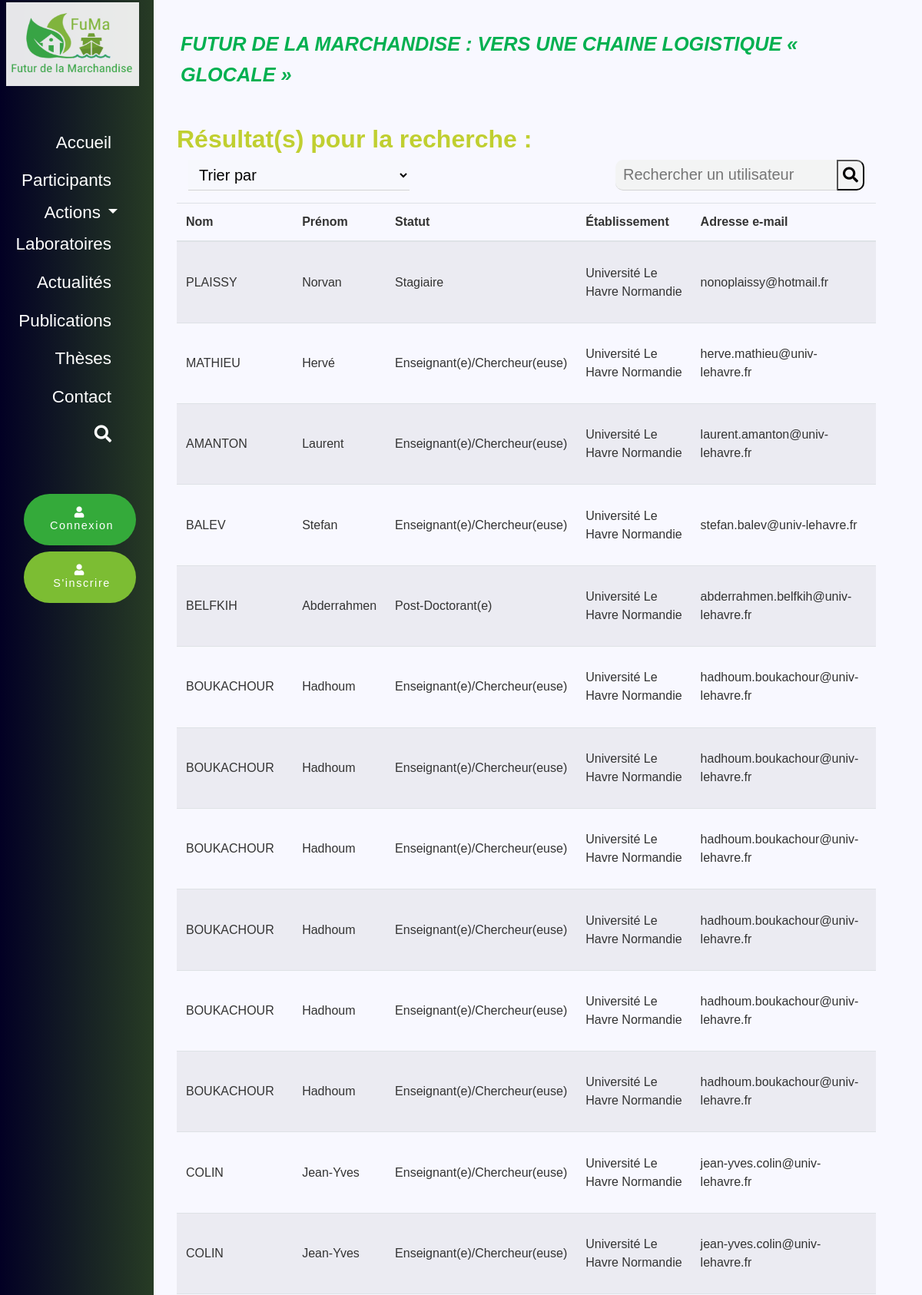
The app's page /fuma/search.php (upper part) with its own data.
### tables this page shows
CREATE TABLE `utilisateur_detail` (
  `id_utilisateur_detail` int(11) NOT NULL,
  `id_utilisateur` int(11) NOT NULL
);

CREATE TABLE `utilisateur` (
  `id_utilisateur` int(11) NOT NULL,
  `nom_utilisateur` varchar(255) NOT NULL,
  `prenom_utilisateur` varchar(255) NOT NULL,
  `statut_utilisateur` enum('Enseignant(e)/Chercheur(euse)','Doctorant(e)','Post-Doctorant(e)','Ingénieur(e) d''étude','Ingénieur(e) de recherche','Stagiaire','Invité(e)','Gestionnaire') DEFAULT NULL,
  `etablissement_utilisateur` varchar(255) NOT NULL,
  `mission_utilisateur` varchar(1024) DEFAULT NULL,
  `photo_utilisateur` varchar(500) DEFAULT NULL,
  `site_utilisateur` varchar(500) DEFAULT NULL,
  `mail_utilisateur` varchar(255) NOT NULL,
  `mdp_utilisateur` varchar(255) NOT NULL,
  `token_utilisateur` varchar(255) DEFAULT NULL,
  `expiration_token_utilisateur` varchar(128) DEFAULT NULL,
  `super_admin` int(11) NOT NULL DEFAULT '0',
  `portrait_utilisateur` text
);

### fuma/functions/config.php (called while the page is built, shortened)
<?php
$nameprojetgeneral = "fuma";
?>

### fuma/search.php (the view, shortened to what this page needs)
<?php
include_once "includes/header.php";
$search = $_GET['query'];
$search = htmlspecialchars($search);
$search = suppr_accents($search);
$search = ucfirst($search);
$req = $bdd->prepare("
SELECT DISTINCT tab1.id_utilisateur, tab1.nom_utilisateur, tab1.prenom_utilisateur, tab1.statut_utilisateur, tab1.etablissement_utilisateur, tab1.mail_utilisateur, tab1.mail_utilisateur, tab2.id_utilisateur_detail
             FROM commune.utilisateur AS tab1
             JOIN ".$nameprojetgeneral.".utilisateur_detail AS tab2
             ON tab1.id_utilisateur = tab2.id_utilisateur
             JOIN commune.participer AS tab3
             ON tab1.id_utilisateur = tab3.id_utilisateur
             JOIN commune.projet AS tab4
             ON tab3.id_projet = tab4.id_projet
             WHERE tab4.nom_projet = :projetgeneral AND tab1.nom_utilisateur LIKE :search OR tab1.prenom_utilisateur LIKE :search
");
$req->bindValue(':search', '%' . $search . '%', PDO::PARAM_STR);
$req->bindValue(':projetgeneral', $nameprojetgeneral, PDO::PARAM_STR);
$req->execute();
?>
    <main class="col-lg-10 pageAdminUser">
        <?php include_once 'includes/title.php' ?>
        <section class="content-container col-lg-12 row">
            <div class="col-lg-12">
                <h2><?php echo $q[$_SESSION['lang']]['search']['a'].$search ?></h2>
            </div>
            <div class="col-lg-12">
                    <?php
                    if ($req->rowCount() > 0) {
                        echo "
                        <div class=\"col-lg-12 options-container\">
                            <div class=\"filter\">
                                <select required=\"\" class=\"filter-select\" name=\"inputLabo\" onchange=\"usgsChanged(this);\">
                                    <option value=\"\" class=\"statut\" selected=\"\" disabled=\"\">".$q[$_SESSION['lang']]['search']['b']."</option>
                                    <option valueid=\"Users\" valuecol=\"0\" valuedesc=\"?asc\" value=\"1\">".$q[$_SESSION['lang']]['search']['c']."</option>
                                    <option valueid=\"Users\" valuecol=\"0\" valuedesc=\"?desc\" value=\"2\">".$q[$_SESSION['lang']]['search']['d']."</option>
                                    <option valueid=\"Users\" valuecol=\"1\" valuedesc=\"asc\" value=\"3\">".$q[$_SESSION['lang']]['search']['e']."</option>
                                    <option valueid=\"Users\" valuecol=\"1\" valuedesc=\"desc\" value=\"4\">".$q[$_SESSION['lang']]['search']['f']."</option>
                                    <option valueid=\"Users\" valuecol=\"2\" valuedesc=\"asc\" value=\"5\">".$q[$_SESSION['lang']]['search']['g']."</option>
                                    <option valueid=\"Users\" valuecol=\"2\" valuedesc=\"desc\" value=\"6\">".$q[$_SESSION['lang']]['search']['h']."</option>
                                    <option valueid=\"Users\" valuecol=\"3\" valuedesc=\"asc\" value=\"7\">".$q[$_SESSION['lang']]['search']['i']."</option>
                                    <option valueid=\"Users\" valuecol=\"3\" valuedesc=\"desc\" value=\"8\">".$q[$_SESSION['lang']]['search']['j']."</option>
                                    <option valueid=\"Users\" valuecol=\"4\" valuedesc=\"asc\" value=\"9\">".$q[$_SESSION['lang']]['search']['k']."</option>
                                    <option valueid=\"Users\" valuecol=\"4\" valuedesc=\"desc\" value=\"10\">".$q[$_SESSION['lang']]['search']['l']." </option>
                                    <option valueid=\"Users\" valuecol=\"5\" valuedesc=\"asc\" value=\"9\">".$q[$_SESSION['lang']]['search']['m']."</option>
                                    <option valueid=\"Users\" valuecol=\"5\" valuedesc=\"desc\" value=\"10\">".$q[$_SESSION['lang']]['search']['n']."</option>
                                    <option valueid=\"Users\" valuecol=\"6\" valuedesc=\"?desc\" value=\"9\">".$q[$_SESSION['lang']]['search']['o']."</option>
                                    <option valueid=\"Users\" valuecol=\"6\" valuedesc=\"?asc\" value=\"10\">".$q[$_SESSION['lang']]['search']['p']."</option>
                                    <option valueid=\"Users\" valuecol=\"7\" valuedesc=\"?desc\" value=\"9\">".$q[$_SESSION['lang']]['search']['q']."</option>
                                    <option valueid=\"Users\" valuecol=\"7\" valuedesc=\"?asc\" value=\"10\">".$q[$_SESSION['lang']]['search']['r']."</option>
                                </select>
                            </div>
                            <div class=\"search\">
                                <form method=\"GET\" class=\"main-form-search\">
                                    <div class=\"input-container\">
                                        <input type=\"text\" class=\"site-search\" name=\"query\" placeholder=\"".$q[$_SESSION['lang']]['search']['s']."\">
                                        <button class=\"button-search-container\">
                                            <i class=\"fas fa-search\"></i>
                                        </button>
                                    </div>
                                </form>
                            </div>
                        </div>
                <table id=\"Users\" class=\"w-100 table table-responsive table-striped\">
                    <thead>
                    <tr>
                        <th scope=\"col\">".$q[$_SESSION['lang']]['search']['t']."</th>
                        <th scope=\"col\">".$q[$_SESSION['lang']]['search']['u']."</th>
                        <th scope=\"col\">".$q[$_SESSION['lang']]['search']['v']."</th>
                        <th scope=\"col\">".$q[$_SESSION['lang']]['search']['w']."</th>
                        <th scope=\"col\">".$q[$_SESSION['lang']]['search']['x']."</th>
                        <th scope='col'>".$q[$_SESSION['lang']]['search']['y']."</th>
                    </tr>
                    </thead>
                    <tbody>";
                        while ($donnees = $req->fetch()){
                            echo "
                            <tr>
                                <td>".$donnees['nom_utilisateur']."</td>
                                <td>".$donnees['prenom_utilisateur']."</td>
                                <td>".$donnees['statut_utilisateur']."</td>
                                <td>".$donnees['etablissement_utilisateur']."</td>
                                <td>".$donnees['mail_utilisateur']."</td>
                                <td><a href=\"profil.php?mail=".$donnees['mail_utilisateur']."\" class=\"LinkOut btn btn-primary\">".$q[$_SESSION['lang']]['search']['z']." <i class=\"fas fa-user-alt\"></i></a></td>
                            </tr>
                      ";
                        }
                echo "</tbody>
                </table>";
                    }
                    ?>
            </div>
        </section>
    </main>
<?php
include_once "includes/footer.php";
?>

### fuma/css/personal/style.css (style rules this page uses)
body { font-family: sans-serif!important; color: rgb(51, 51, 51); background-color: rgb(247, 247, 247) !important; }
h2 { font-family: sans-serif; font-weight: bold; color: rgb(192, 207, 48); }
main { width: 100%; }
.container-fluid { background-image: linear-gradient(to right, rgba(2,0,36,1) 0%, rgba(91,143,37,1) 40%, rgba(0,212,255,1) 100%); }
main { background-color: #f8f8ff; padding-bottom: 3rem; }
.content-container { padding: 10 0px; }
:root { --input-padding-x: 1.5rem; --input-padding-y: .75rem; }
.options-container { margin-bottom: 1rem; display: flex; align-items: center; justify-content: space-between; flex-wrap: wrap; }
.table td, .table th { vertical-align: inherit; }
.main-form-search .fa-search { font-size: 20px; }
.main-form-search .input-container { display: flex; }
.main-form-search .site-search { background-color: rgba(243, 244, 244, 1); border-top-left-radius: 10px; border-bottom-left-radius: 10px; }
.main-form-search .button-search-container { background-color: rgba(243, 244, 244, 1); cursor: pointer; border-top-right-radius: 10px; border-bottom-right-radius: 10px; }
input, select { display: block; padding-left: 10px; height: 40px; font-weight: 200; font-size: 20px; width: 100%; border-bottom: 1px solid lightgray; border-top: none; border-left: none; border-right: none; resize: none; background-color: rgba(243, 244, 244, 0.23); }
[class*=pageAdmin] .site-search, .filter-select { width: 18rem; }

### records on screen
utilisateur_detail: id_utilisateur.nom_utilisateur "PLAISSY", id_utilisateur.prenom_utilisateur "Norvan", id_utilisateur.statut_utilisateur "Stagiaire", id_utilisateur.etablissement_utilisateur "Université Le Havre Normandie", id_utilisateur.mail_utilisateur "nonoplaissy@hotmail.fr"
utilisateur_detail: id_utilisateur.nom_utilisateur "MATHIEU", id_utilisateur.prenom_utilisateur "Hervé", id_utilisateur.statut_utilisateur "Enseignant(e)/Chercheur(euse)", id_utilisateur.etablissement_utilisateur "Université Le Havre Normandie", id_utilisateur.mail_utilisateur "herve.mathieu@univ-lehavre.fr"
utilisateur_detail: id_utilisateur.nom_utilisateur "AMANTON", id_utilisateur.prenom_utilisateur "Laurent", id_utilisateur.statut_utilisateur "Enseignant(e)/Chercheur(euse)", id_utilisateur.etablissement_utilisateur "Université Le Havre Normandie", id_utilisateur.mail_utilisateur "laurent.amanton@univ-lehavre.fr"
utilisateur_detail: id_utilisateur.nom_utilisateur "BALEV", id_utilisateur.prenom_utilisateur "Stefan", id_utilisateur.statut_utilisateur "Enseignant(e)/Chercheur(euse)", id_utilisateur.etablissement_utilisateur "Université Le Havre Normandie", id_utilisateur.mail_utilisateur "stefan.balev@univ-lehavre.fr"
utilisateur_detail: id_utilisateur.nom_utilisateur "BELFKIH", id_utilisateur.prenom_utilisateur "Abderrahmen", id_utilisateur.statut_utilisateur "Post-Doctorant(e)", id_utilisateur.etablissement_utilisateur "Université Le Havre Normandie", id_utilisateur.mail_utilisateur "abderrahmen.belfkih@univ-lehavre.fr"
utilisateur_detail: id_utilisateur.nom_utilisateur "BOUKACHOUR", id_utilisateur.prenom_utilisateur "Hadhoum", id_utilisateur.statut_utilisateur "Enseignant(e)/Chercheur(euse)", id_utilisateur.etablissement_utilisateur "Université Le Havre Normandie", id_utilisateur.mail_utilisateur "hadhoum.boukachour@univ-lehavre.fr"
utilisateur_detail: id_utilisateur.nom_utilisateur "BOUKACHOUR", id_utilisateur.prenom_utilisateur "Hadhoum", id_utilisateur.statut_utilisateur "Enseignant(e)/Chercheur(euse)", id_utilisateur.etablissement_utilisateur "Université Le Havre Normandie", id_utilisateur.mail_utilisateur "hadhoum.boukachour@univ-lehavre.fr"
utilisateur_detail: id_utilisateur.nom_utilisateur "BOUKACHOUR", id_utilisateur.prenom_utilisateur "Hadhoum", id_utilisateur.statut_utilisateur "Enseignant(e)/Chercheur(euse)", id_utilisateur.etablissement_utilisateur "Université Le Havre Normandie", id_utilisateur.mail_utilisateur "hadhoum.boukachour@univ-lehavre.fr"
utilisateur_detail: id_utilisateur.nom_utilisateur "BOUKACHOUR", id_utilisateur.prenom_utilisateur "Hadhoum", id_utilisateur.statut_utilisateur "Enseignant(e)/Chercheur(euse)", id_utilisateur.etablissement_utilisateur "Université Le Havre Normandie", id_utilisateur.mail_utilisateur "hadhoum.boukachour@univ-lehavre.fr"
utilisateur_detail: id_utilisateur.nom_utilisateur "BOUKACHOUR", id_utilisateur.prenom_utilisateur "Hadhoum", id_utilisateur.statut_utilisateur "Enseignant(e)/Chercheur(euse)", id_utilisateur.etablissement_utilisateur "Université Le Havre Normandie", id_utilisateur.mail_utilisateur "hadhoum.boukachour@univ-lehavre.fr"
utilisateur_detail: id_utilisateur.nom_utilisateur "BOUKACHOUR", id_utilisateur.prenom_utilisateur "Hadhoum", id_utilisateur.statut_utilisateur "Enseignant(e)/Chercheur(euse)", id_utilisateur.etablissement_utilisateur "Université Le Havre Normandie", id_utilisateur.mail_utilisateur "hadhoum.boukachour@univ-lehavre.fr"
utilisateur_detail: id_utilisateur.nom_utilisateur "COLIN", id_utilisateur.prenom_utilisateur "Jean-Yves", id_utilisateur.statut_utilisateur "Enseignant(e)/Chercheur(euse)", id_utilisateur.etablissement_utilisateur "Université Le Havre Normandie", id_utilisateur.mail_utilisateur "jean-yves.colin@univ-lehavre.fr"
utilisateur_detail: id_utilisateur.nom_utilisateur "COLIN", id_utilisateur.prenom_utilisateur "Jean-Yves", id_utilisateur.statut_utilisateur "Enseignant(e)/Chercheur(euse)", id_utilisateur.etablissement_utilisateur "Université Le Havre Normandie", id_utilisateur.mail_utilisateur "jean-yves.colin@univ-lehavre.fr"

### other values on screen
$q[$_SESSION['lang']]['header']['b'] "Accueil"
$q[$_SESSION['lang']]['header']['t'] "Participants"
$q[$_SESSION['lang']]['header']['c'] "Actions"
$q[$_SESSION['lang']]['header']['f'] "Laboratoires"
$actualites "Actualités"
$publications "Publications"
$theses "Thèses"
$q[$_SESSION['lang']]['header']['j'] "Contact"
$q[$_SESSION['lang']]['header']['o'] "Connexion"
$q[$_SESSION['lang']]['header']['p'] "S'inscrire"
$detailprojetgeneral "FUTUR DE LA MARCHANDISE : VERS UNE CHAINE LOGISTIQUE « GLOCALE »"
$q[$_SESSION['lang']]['search']['a'] "Résultat(s) pour la recherche :"
$q[$_SESSION['lang']]['search']['t'] "Nom"
$q[$_SESSION['lang']]['search']['u'] "Prénom"
$q[$_SESSION['lang']]['search']['v'] "Statut"
